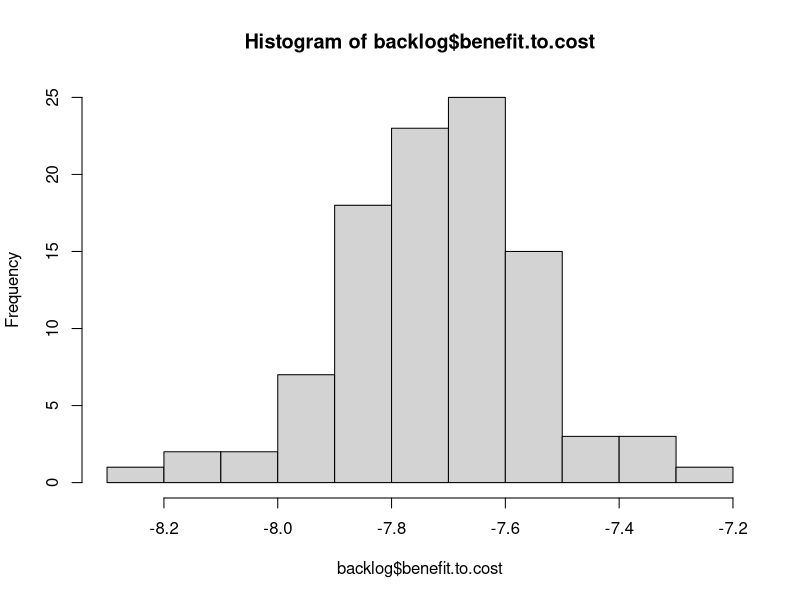
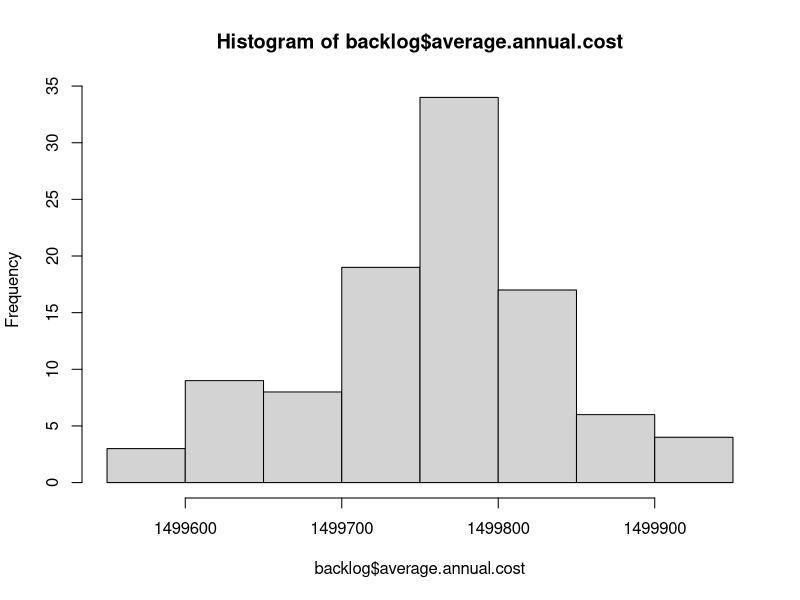
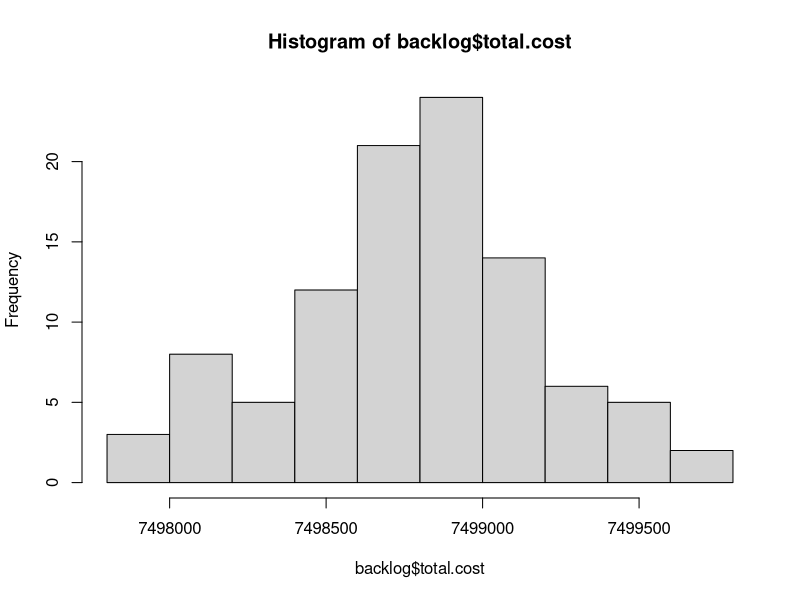
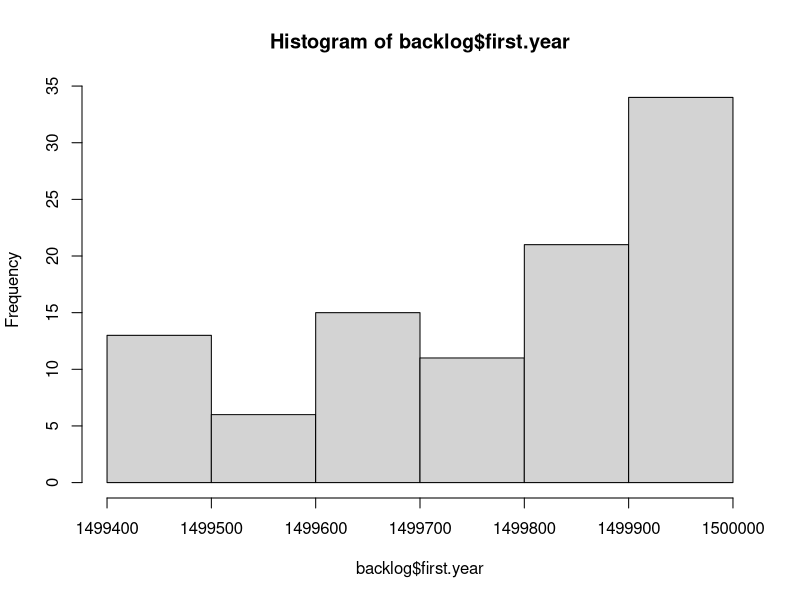

Here is the R script that generated these plots, in order: (Note: this script raises an error after producing the figures.)
# Read Me ####
# This code analyzes data from FST, the City's pavement consultant
# It models the cost and PCI degredation in order to optimize pavement decisions
# OCI value = PCI.  Note these scores are from November 2012.
# Created By Daniel Hadley

# Considerations: 
# 1. The knapsack approximates an optimal outcome, but needs to be inspected in cases where the 
# limit is low,E.g., http://oucsace.cs.ohiou.edu/~razvan/courses/cs4040/lecture16.pdf
# 2. The model glosses over differences in the deterioration of arterial vs residential for now
# These differences seemed small enough to gloss over for the sake of comparison
# 3. The model also glosses over differences in PCI reset of various treatment types.
# A full repavement would generally reset to PCI = 100, whereas this model by default resets 
# everthing to 95 (f(age+1)=PCI). Details: http://www.mylongview.com/modules/showdocument.aspx?documentid=631
# These differences also seemed trivial when comparing strategies
# For number three, it would be easy to finish the function f(PCI) = delta
# Then you would add a "Functional" argument to f(age) = PCI 

library("plyr")


# Import data ####
setwd("K:/Somerstat/Common/Data/2014 StreetStat/PCI_Code")
# setwd ("~/Documents/Git/PCI_Code") #at home
d <- read.csv("PCI.csv")


# Create new variables #### 
d$sq.ft <- d$PavementWi * d$Length # Sq. Feet
d$sq.yd <- d$sq.ft * 0.111111 # Sq. Yards


# Functions needed for the model: ####
# f(Age) = PCI, f(PCI) = AGE, f(Age, Pave, Old PCI) = New PCI 
# f(PCI) = AGE, f(PCI) = Cost, f(knapsack) = pave 

# f(Age) = PCI
# I can differentiate between residetnial and collector, but the difference is small
# Referenes below
# http://onlinepubs.trb.org/onlinepubs/conferences/2012/assetmgmt/presentations/Data-A-Ramirez-Flores-Chang-Albitres.pdf
# https://repository.tamu.edu/bitstream/handle/1969.1/ETD-TAMU-2009-05-317/DESHMUKH-THESIS.pdf?sequence=2
# http://www.mylongview.com/modules/showdocument.aspx?documentid=631
# See AnalyzePCI.R
PCIf <- function(AGE){ 
  PCI <- 100 - (106/((log(79/AGE))^(1/.48)))
  return(PCI)
}


# f(PCI, Function, Sq.yd) = Cost 
Costf <- function(OCI, Functional, sq.yd){ 
  Cost <- ifelse((OCI >= 68) & (OCI < 88), 1.8,
         ifelse((OCI >= 47) & (OCI < 68), 18.50,
                ifelse((OCI >= 25) & (OCI < 47) & (Functional == "RT - Residential Local"), 76.80,
                       ifelse((OCI >= 25) & (OCI < 47) & (Functional == "RE - Residential Dead End"), 76.80,
                              ifelse((OCI >= 25) & (OCI < 47) & (Functional == "CO - Collector" ), 91.10,
                                     ifelse((OCI >= 25) & (OCI < 47) & (Functional == "AR - Arterial"), 91.10,
                                            ifelse((OCI >= 0) & (OCI < 25) & (Functional == "RT - Residential Local"), 139.80,
                                                   ifelse((OCI >= 0) & (OCI < 25) & (Functional == "RE - Residential Dead End"), 139.80,
                                                          ifelse((OCI >= 0) & (OCI < 25) & (Functional == "CO - Collector"), 147.70,
                                                                 ifelse((OCI >= 0) & (OCI < 25) & (Functional == "AR - Arterial"), 162.10,
                                                                        ifelse(OCI >= 88, 0, 360)))))))))))
  return(Cost*sq.yd)
}


# f(PCI) = delta
# This takes the current PCI and calculates the difference between that and the PCI post treatment
# This is essentially the "value" in the knapsack algo
# It can be thought of as the backlog in PCI
Deltaf <- function(OldOCI, sq.yd){ 
   Delta <- ifelse((OldOCI >= 68) & (OldOCI < 88), ((OldOCI + 7) * sq.yd) - (OldOCI * sq.yd),
                   # why + 7: http//www.ci.san-ramon.ca.us/engr/pavement.html
                   ifelse((OldOCI >= 25) & (OldOCI < 68), (96 * sq.yd) - (OldOCI * sq.yd),
                          (100 * sq.yd) - (OldOCI * sq.yd)
                                 ))                      
  return(Delta)
}


# f(value, weight, limit ) = pave. This is the basic Pave function
# This is a greedy approximation to the Knapsack algorithm
knapsack <- function(value, weight, limit){
  benefit.to.cost <- value / weight #Create ratio
  df = data.frame(value, weight, benefit.to.cost) # turn it into a DF
  df$ID <- (1:nrow(df)) # add ID to resort later
  df <- df[with(df, order(-benefit.to.cost)), ] # Sort by benefit.to.cost
  rownames(df) <- NULL # Reset the row names for easier indexing
  df$total.weight <- ifelse(cumsum(df$weight) <= limit, cumsum(df$weight), 0) # Add first items that fit
  # I need to add a break here if nothing fits in the bag on the first pass
  for(i in 2:nrow(df)){ #Start in row 2 because some values have been added above
    df$total.weight[i] <- ifelse(df$weight[i] + df$total.weight[i-1] <= limit, # If adding won't go over limit
                                 df$weight[i] + df$total.weight[i-1], df$total.weight[i-1]) # If it will, keep Weight the same
  }
  df$add <- 0
  df$add[1] <- ifelse(df$total.weight[1] > 0, 1, 0)
  for(i in 2:nrow(df)){ #Start in row 2 
    df$add[i] <- ifelse(df$total.weight[i] > df$total.weight[i-1], 1, 0) # 1 if it has been added
  }
  df <- df[with(df, order(ID)), ] # Resort by ID
  rownames(df) <- NULL # Reset the row names for easier indexing
  return(df$add)
}


# f(Age, Pave, Old PCI) = New PCI
# I can differentiate between residetnial and collector, but the difference is small
# See AnalyzePCI.R
NewPCIf <- function(AGE, Pave, OldOCI){
  NewPCI <- ifelse((OldOCI >= 68) & (OldOCI < 88) & (Pave == 1), OldOCI + 7,
                   # why + 7: http//www.ci.san-ramon.ca.us/engr/pavement.html
                   ifelse((OldOCI >= 47) & (OldOCI < 68) & (Pave == 1), 96,
                          ifelse((OldOCI >= 25) & (OldOCI < 47) & (Pave == 1), 96, 
                                 # http://www.mylongview.com/modules/showdocument.aspx?documentid=631
                                 ifelse((OldOCI >= 0) & (OldOCI < 25) & (Pave == 1), 100,
                                        100 - (106/((log(79/AGE))^(1/.48)))
                                 ))))                      
  return(NewPCI)
}


# f(NewPCI) = New Age
Agef <- function(NewPCI){
  NewAge <- 79*(2.71828^(-9.37879/(100-NewPCI)^0.48))
  return(NewAge)
}


# Final model ####

d$Age <- Agef(d$OCI) # Estimated age in Nov 2012
  d$backlog <- Costf(d$OCI, d$Functional, d$sq.yd) # Backlog in Nov 2012
  d$Delta.a <- Deltaf(d$OCI, d$sq.yd) # Difference between old OCI and potential OCI
  d$Pave.a <- knapsack(d$Delta.a, d$backlog, 1500000) # Pave or not in spring 2013
  d$cost.a <- ifelse(d$Pave.a == 1, Costf(d$OCI, d$Functional, d$sq.yd),0) #The cost to pave the selected streets
  d$Age.Tmp <- (1 + d$Age) #Temporary to do the new PCI calculation
  d$PCI.a <-  NewPCIf(d$Age.Tmp, d$Pave.a, d$OCI)
  d$Age.a <- Agef(d$PCI.a) # The new "age" in Nov 2013. E.g., crack and seal streets are not brand new.
d$backlog.a <- Costf(d$PCI.a, d$Functional, d$sq.yd) #Backlog in Nov 2013
  d$Delta.b <- Deltaf(d$PCI.a, d$sq.yd)
  d$Pave.b <- knapsack(d$Delta.b, d$backlog.a, 1500000)
  d$cost.b <- ifelse(d$Pave.b == 1, Costf(d$PCI.a, d$Functional, d$sq.yd),0)
  d$Age.Tmp <- (1 + d$Age.a) 
  d$PCI.b <-  NewPCIf(d$Age.Tmp, d$Pave.b, d$PCI.a)
  d$Age.b <- Agef(d$PCI.b)
d$backlog.b <- Costf(d$PCI.b, d$Functional, d$sq.yd)
  d$Delta.c <- Deltaf(d$PCI.b, d$sq.yd)
  d$Pave.c <- knapsack(d$Delta.c, d$backlog.b, 1500000)
  d$cost.c <- ifelse(d$Pave.c == 1, Costf(d$PCI.b, d$Functional, d$sq.yd),0)
  d$Age.Tmp <- (1 + d$Age.b) 
  d$PCI.c <-  NewPCIf(d$Age.Tmp, d$Pave.c, d$PCI.b)
  d$Age.c <- Agef(d$PCI.c)
d$backlog.c <- Costf(d$PCI.c, d$Functional, d$sq.yd)
  d$Delta.d <- Deltaf(d$PCI.c, d$sq.yd)
  d$Pave.d <- knapsack(d$Delta.d, d$backlog.c, 1500000)
  d$cost.d <- ifelse(d$Pave.d == 1, Costf(d$PCI.c, d$Functional, d$sq.yd),0)
  d$Age.Tmp <- (1 + d$Age.c) 
  d$PCI.d <-  NewPCIf(d$Age.Tmp, d$Pave.d, d$PCI.c)
  d$Age.d <- Agef(d$PCI.d)
d$backlog.d <- Costf(d$PCI.d, d$Functional, d$sq.yd)
  d$Delta.e <- Deltaf(d$PCI.d, d$sq.yd)
  d$Pave.e <- knapsack(d$Delta.e, d$backlog.d, 1500000)
  d$cost.e <- ifelse(d$Pave.e == 1, Costf(d$PCI.d, d$Functional, d$sq.yd),0)
  d$Age.Tmp <- (1 + d$Age.d) 
  d$PCI.e <-  NewPCIf(d$Age.Tmp, d$Pave.e, d$PCI.d)
  d$Age.e <- Agef(d$PCI.e)
d$backlog.e <- Costf(d$PCI.e, d$Functional, d$sq.yd)


# Final model wrapped in a function ####

# f(n) = output
Modelf <- function(n){
  d$Age <- Agef(d$OCI) # Estimated age in Nov 2012
  d$backlog <- Costf(d$OCI, d$Functional, d$sq.yd) # Backlog in Nov 2012
  d$Delta.a <- Deltaf(d$OCI, d$sq.yd) # Difference between old OCI and potential OCI
  d$Pave.a <- knapsack(d$Delta.a, d$backlog, 1500000) # Pave or not in spring 2013
  d$cost.a <- ifelse(d$Pave.a == 1, Costf(d$OCI, d$Functional, d$sq.yd),0) #The cost to pave the selected streets
  d$Age.Tmp <- (1 + d$Age) #Temporary to do the new PCI calculation
  d$PCI.a <-  NewPCIf(d$Age.Tmp, d$Pave.a, d$OCI)
  d$Age.a <- Agef(d$PCI.a) # The new "age" in Nov 2013. E.g., crack and seal streets are not brand new.
  d$backlog.a <- Costf(d$PCI.a, d$Functional, d$sq.yd) #Backlog in Nov 2013
  d$Delta.b <- Deltaf(d$PCI.a, d$sq.yd)
  d$Pave.b <- knapsack(d$Delta.b, d$backlog.a, 1500000)
  d$cost.b <- ifelse(d$Pave.b == 1, Costf(d$PCI.a, d$Functional, d$sq.yd),0)
  d$Age.Tmp <- (1 + d$Age.a) 
  d$PCI.b <-  NewPCIf(d$Age.Tmp, d$Pave.b, d$PCI.a)
  d$Age.b <- Agef(d$PCI.b)
  d$backlog.b <- Costf(d$PCI.b, d$Functional, d$sq.yd)
  d$Delta.c <- Deltaf(d$PCI.b, d$sq.yd)
  d$Pave.c <- knapsack(d$Delta.c, d$backlog.b, 1500000)
  d$cost.c <- ifelse(d$Pave.c == 1, Costf(d$PCI.b, d$Functional, d$sq.yd),0)
  d$Age.Tmp <- (1 + d$Age.b) 
  d$PCI.c <-  NewPCIf(d$Age.Tmp, d$Pave.c, d$PCI.b)
  d$Age.c <- Agef(d$PCI.c)
  d$backlog.c <- Costf(d$PCI.c, d$Functional, d$sq.yd)
  d$Delta.d <- Deltaf(d$PCI.c, d$sq.yd)
  d$Pave.d <- knapsack(d$Delta.d, d$backlog.c, 1500000)
  d$cost.d <- ifelse(d$Pave.d == 1, Costf(d$PCI.c, d$Functional, d$sq.yd),0)
  d$Age.Tmp <- (1 + d$Age.c) 
  d$PCI.d <-  NewPCIf(d$Age.Tmp, d$Pave.d, d$PCI.c)
  d$Age.d <- Agef(d$PCI.d)
  d$backlog.d <- Costf(d$PCI.d, d$Functional, d$sq.yd)
  d$Delta.e <- Deltaf(d$PCI.d, d$sq.yd)
  d$Pave.e <- knapsack(d$Delta.e, d$backlog.d, 1500000)
  d$cost.e <- ifelse(d$Pave.e == 1, Costf(d$PCI.d, d$Functional, d$sq.yd),0)
  d$Age.Tmp <- (1 + d$Age.d) 
  d$PCI.e <-  NewPCIf(d$Age.Tmp, d$Pave.e, d$PCI.d)
  d$Age.e <- Agef(d$PCI.e)
  d$backlog.e <- Costf(d$PCI.e, d$Functional, d$sq.yd)
#   Now create the outputs
backlog <- sum(d$backlog.e)
backlog.reduction <- (sum(d$backlog)) - (sum(d$backlog.e))
total.cost <- sum(d$cost.a, d$cost.b, d$cost.c, d$cost.d, d$cost.e)
benefit.to.cost <- backlog.reduction / total.cost
average.annual.cost <- ((sum(d$cost.a)) + (sum(d$cost.b)) + (sum(d$cost.c)) + 
                          (sum(d$cost.d)) + (sum(d$cost.e))) / 5
first.year <- sum(d$cost.a)
output <- list(backlog, backlog.reduction, total.cost, benefit.to.cost, average.annual.cost, first.year)
return(output)
}

Modelf(1)


# Stochastic Model for comparison ####
# f(value, weight, limit ) = pave. 
# This is a greedy approximation to the Knapsack algorithm
knapsack <- function(value, weight, limit){
  benefit.to.cost <- sample(1:573, 573, replace=F) #Instead of real ratio, make it random
  df = data.frame(value, weight, benefit.to.cost) # turn it into a DF
  df$ID <- (1:nrow(df)) # add ID to resort later
  df <- df[with(df, order(-benefit.to.cost)), ] # Sort by benefit.to.cost
  rownames(df) <- NULL # Reset the row names for easier indexing
  df$total.weight <- ifelse(cumsum(df$weight) <= limit, cumsum(df$weight), 0) # Add first items that fit
  # I need to add a break here if nothing fits in the bag on the first pass
  for(i in 2:nrow(df)){ #Start in row 2 because some values have been added above
    df$total.weight[i] <- ifelse(df$weight[i] + df$total.weight[i-1] <= limit, # If adding won't go over limit
                                 df$weight[i] + df$total.weight[i-1], df$total.weight[i-1]) # If it will, keep Weight the same
  }
  df$add <- 0
  df$add[1] <- ifelse(df$total.weight[1] > 0, 1, 0)
  for(i in 2:nrow(df)){ #Start in row 2 
    df$add[i] <- ifelse(df$total.weight[i] > df$total.weight[i-1], 1, 0) # 1 if it has been added
  }
  df <- df[with(df, order(ID)), ] # Resort by ID
  rownames(df) <- NULL # Reset the row names for easier indexing
  return(df$add)
}


Modelf <- function(n){
  d$Age <- Agef(d$OCI) # Estimated age in Nov 2012
  d$backlog <- Costf(d$OCI, d$Functional, d$sq.yd) # Backlog in Nov 2012
  d$Delta.a <- Deltaf(d$OCI, d$sq.yd) # Difference between old OCI and potential OCI
  d$Pave.a <- knapsack(d$Delta.a, d$backlog, 1500000) # Pave or not in spring 2013
  d$cost.a <- ifelse(d$Pave.a == 1, Costf(d$OCI, d$Functional, d$sq.yd),0) #The cost to pave the selected streets
  d$Age.Tmp <- (1 + d$Age) #Temporary to do the new PCI calculation
  d$PCI.a <-  NewPCIf(d$Age.Tmp, d$Pave.a, d$OCI)
  d$Age.a <- Agef(d$PCI.a) # The new "age" in Nov 2013. E.g., crack and seal streets are not brand new.
  d$backlog.a <- Costf(d$PCI.a, d$Functional, d$sq.yd) #Backlog in Nov 2013
  d$Delta.b <- Deltaf(d$PCI.a, d$sq.yd)
  d$Pave.b <- knapsack(d$Delta.b, d$backlog.a, 1500000)
  d$cost.b <- ifelse(d$Pave.b == 1, Costf(d$PCI.a, d$Functional, d$sq.yd),0)
  d$Age.Tmp <- (1 + d$Age.a) 
  d$PCI.b <-  NewPCIf(d$Age.Tmp, d$Pave.b, d$PCI.a)
  d$Age.b <- Agef(d$PCI.b)
  d$backlog.b <- Costf(d$PCI.b, d$Functional, d$sq.yd)
  d$Delta.c <- Deltaf(d$PCI.b, d$sq.yd)
  d$Pave.c <- knapsack(d$Delta.c, d$backlog.b, 1500000)
  d$cost.c <- ifelse(d$Pave.c == 1, Costf(d$PCI.b, d$Functional, d$sq.yd),0)
  d$Age.Tmp <- (1 + d$Age.b) 
  d$PCI.c <-  NewPCIf(d$Age.Tmp, d$Pave.c, d$PCI.b)
  d$Age.c <- Agef(d$PCI.c)
  d$backlog.c <- Costf(d$PCI.c, d$Functional, d$sq.yd)
  d$Delta.d <- Deltaf(d$PCI.c, d$sq.yd)
  d$Pave.d <- knapsack(d$Delta.d, d$backlog.c, 1500000)
  d$cost.d <- ifelse(d$Pave.d == 1, Costf(d$PCI.c, d$Functional, d$sq.yd),0)
  d$Age.Tmp <- (1 + d$Age.c) 
  d$PCI.d <-  NewPCIf(d$Age.Tmp, d$Pave.d, d$PCI.c)
  d$Age.d <- Agef(d$PCI.d)
  d$backlog.d <- Costf(d$PCI.d, d$Functional, d$sq.yd)
  d$Delta.e <- Deltaf(d$PCI.d, d$sq.yd)
  d$Pave.e <- knapsack(d$Delta.e, d$backlog.d, 1500000)
  d$cost.e <- ifelse(d$Pave.e == 1, Costf(d$PCI.d, d$Functional, d$sq.yd),0)
  d$Age.Tmp <- (1 + d$Age.d) 
  d$PCI.e <-  NewPCIf(d$Age.Tmp, d$Pave.e, d$PCI.d)
  d$Age.e <- Agef(d$PCI.e)
  d$backlog.e <- Costf(d$PCI.e, d$Functional, d$sq.yd)
  #   Now create the outputs
  backlog <- sum(d$backlog.e)
  backlog.reduction <- (sum(d$backlog)) - (sum(d$backlog.e))
  total.cost <- sum(d$cost.a, d$cost.b, d$cost.c, d$cost.d, d$cost.e)
  benefit.to.cost <- backlog.reduction / total.cost
  average.annual.cost <- ((sum(d$cost.a)) + (sum(d$cost.b)) + (sum(d$cost.c)) + 
                            (sum(d$cost.d)) + (sum(d$cost.e))) / 5
  first.year <- sum(d$cost.a)
  output <- list(backlog, backlog.reduction, total.cost, benefit.to.cost, average.annual.cost, first.year)
  return(output)
}

Modelf(1)

# Now run the function X number of times
# http://stats.stackexchange.com/questions/7999/how-to-efficiently-repeat-a-function-on-a-data-set-in-r
library("plyr")
l <- alply(cbind(rep(100,100),rep(20,10)),1,Modelf)
backlog <- data.frame(matrix(unlist(l), nrow=100, byrow=T))
colnames(backlog) <- c("backlog", "backlog.reduction", "total.cost", "benefit.to.cost", 
                       "average.annual.cost", "first.year")

hist(backlog$benefit.to.cost)
hist(backlog$average.annual.cost)
hist(backlog$total.cost)
hist(backlog$first.year)


# Final model for comparison to consultant: cap = $1.5m + worst streets ####
# Backlog after 5 years for consultant spending $4.5 m is $81,115,018 m.

# f(n) = output
Modelf <- function(n){
  d$Age <- Agef(d$OCI) # Estimated age in Nov 2012
  d$backlog <- Costf(d$OCI, d$Functional, d$sq.yd) # Backlog in Nov 2012
  d$Delta.a <- Deltaf(d$OCI, d$sq.yd) # Difference between old OCI and potential OCI
  d$Pave.a <- knapsack(d$Delta.a, d$backlog, 1500000) # Pave or not in spring 2013
  d$Pave.a <- ifelse(d$OCI < 10, 1, d$Pave.a) # Pave the worst streets
  d$cost.a <- ifelse(d$Pave.a == 1, Costf(d$OCI, d$Functional, d$sq.yd),0) #The cost to pave the selected streets
  d$Age.Tmp <- (1 + d$Age) #Temporary to do the new PCI calculation
  d$PCI.a <-  NewPCIf(d$Age.Tmp, d$Pave.a, d$OCI)
  d$Age.a <- Agef(d$PCI.a) # The new "age" in Nov 2013. E.g., crack and seal streets are not brand new.
  d$backlog.a <- Costf(d$PCI.a, d$Functional, d$sq.yd) #Backlog in Nov 2013
  d$Delta.b <- Deltaf(d$PCI.a, d$sq.yd)
  d$Pave.b <- knapsack(d$Delta.b, d$backlog.a, 1500000)
  d$Pave.b <- ifelse(d$PCI.a < 10, 1, d$Pave.b) 
  d$cost.b <- ifelse(d$Pave.b == 1, Costf(d$PCI.a, d$Functional, d$sq.yd),0)
  d$Age.Tmp <- (1 + d$Age.a) 
  d$PCI.b <-  NewPCIf(d$Age.Tmp, d$Pave.b, d$PCI.a)
  d$Age.b <- Agef(d$PCI.b)
  d$backlog.b <- Costf(d$PCI.b, d$Functional, d$sq.yd)
  d$Delta.c <- Deltaf(d$PCI.b, d$sq.yd)
  d$Pave.c <- knapsack(d$Delta.c, d$backlog.b, 1500000)
  d$Pave.c <- ifelse(d$PCI.b < 10, 1, d$Pave.c)
  d$cost.c <- ifelse(d$Pave.c == 1, Costf(d$PCI.b, d$Functional, d$sq.yd),0)
  d$Age.Tmp <- (1 + d$Age.b) 
  d$PCI.c <-  NewPCIf(d$Age.Tmp, d$Pave.c, d$PCI.b)
  d$Age.c <- Agef(d$PCI.c)
  d$backlog.c <- Costf(d$PCI.c, d$Functional, d$sq.yd)
  d$Delta.d <- Deltaf(d$PCI.c, d$sq.yd)
  d$Pave.d <- knapsack(d$Delta.d, d$backlog.c, 1500000)
  d$Pave.d <- ifelse(d$PCI.c < 10, 1, d$Pave.d)
  d$cost.d <- ifelse(d$Pave.d == 1, Costf(d$PCI.c, d$Functional, d$sq.yd),0)
  d$Age.Tmp <- (1 + d$Age.c) 
  d$PCI.d <-  NewPCIf(d$Age.Tmp, d$Pave.d, d$PCI.c)
  d$Age.d <- Agef(d$PCI.d)
  d$backlog.d <- Costf(d$PCI.d, d$Functional, d$sq.yd)
  d$Delta.e <- Deltaf(d$PCI.d, d$sq.yd)
  d$Pave.e <- knapsack(d$Delta.e, d$backlog.d, 1500000)
  d$Pave.e <- ifelse(d$PCI.d < 10, 1, d$Pave.e)
  d$cost.e <- ifelse(d$Pave.e == 1, Costf(d$PCI.d, d$Functional, d$sq.yd),0)
  d$Age.Tmp <- (1 + d$Age.d) 
  d$PCI.e <-  NewPCIf(d$Age.Tmp, d$Pave.e, d$PCI.d)
  d$Age.e <- Agef(d$PCI.e)
  d$backlog.e <- Costf(d$PCI.e, d$Functional, d$sq.yd)
  #   Now create the outputs
  backlog <- sum(d$backlog.e)
  backlog.reduction <- (sum(d$backlog)) - (sum(d$backlog.e))
  total.cost <- sum(d$cost.a, d$cost.b, d$cost.c, d$cost.d, d$cost.e)
  benefit.to.cost <- backlog.reduction / total.cost
  average.annual.cost <- ((sum(d$cost.a)) + (sum(d$cost.b)) + (sum(d$cost.c)) + 
                            (sum(d$cost.d)) + (sum(d$cost.e))) / 5
  first.year <- sum(d$cost.a)
  output <- list(backlog, backlog.reduction, total.cost, benefit.to.cost, average.annual.cost, first.year)
  return(output)
}

Modelf(1)


# Here are the Streets that DPW did in 2013 ####
Modelf <- function(n){
d$OCI.Model <- PCIf(d$est.years) # Use the model instead of the empirical OCI
d$backlog <- Costf(d$OCI.Model, d$Functional, d$sq.yd) # when summed, this gives you your backlog
## The following list is missing the private ways and the part of Shore they did. Was it all Shore?
d$Pave.a <- ifelse(d$STREETNAME %in% c('ALBION ST' , 'ALBION TERR', 'BELMONT SQ', 'HAMMOND ST',
                                       'MORGAN ST', 'WHEELER ST', 'WYATT ST', 'YORKTOWN ST'), 1, 0)
d$cost.a <- ifelse(d$Pave.a == 1, Costf(d$OCI.Model, d$Functional, d$sq.yd),0) #The cost to pave the selected streets
d$Age.a <- ifelse(d$Pave.a == 1, 3, 1 + d$est.years) #Age in year n
d$OCI.a <- PCIf(d$Age.a) # OCI year n  
d$backlog.a <- ifelse(d$Pave.a == 0, Costf(d$OCI.Model, d$Functional, d$sq.yd),0) #Backlog after year n
d$Pave.b <- knapsack((d$sq.yd * 100 - d$sq.yd * d$OCI.a), d$backlog.a, 250000) # Decision to pave
d$Pave.b <- ifelse(d$OCI.a < 4, 1, d$Pave.b) # Pave the worst street
d$cost.b <- ifelse(d$Pave.b == 1, Costf(d$OCI.Model, d$Functional, d$sq.yd),0) #The cost to pave the selected streets
d$Age.b <- ifelse(d$Pave.b == 1, 3, 1 + d$Age.a) #Age in year n
d$OCI.b <- PCIf(d$Age.b) # OCI year n  
d$backlog.b <- ifelse(d$Pave.b == 0, Costf(d$OCI.a,d$Functional, d$sq.yd),0) #Backlog after year n
d$Pave.c <- knapsack((d$sq.yd*100 - d$sq.yd*d$OCI.b),d$backlog.b, 250000) # Decision to pave
d$Pave.c <- ifelse(d$OCI.b < 3, 1, d$Pave.c) # Pave the worst street
d$cost.c <- ifelse(d$Pave.c == 1, Costf(d$OCI.a,d$Functional, d$sq.yd),0) #The cost to pave the selected streets
d$Age.c <- ifelse(d$Pave.c == 1, 3, 1 + d$Age.b) #Age in year n
d$OCI.c <- PCIf(d$Age.c) # OCI year n  
d$backlog.c <- ifelse(d$Pave.c == 0, Costf(d$OCI.b, d$Functional, d$sq.yd),0) #Backlog after year n
d$Pave.d <- knapsack(((d$sq.yd * 100) - (d$sq.yd * d$OCI.c)), d$backlog.c, 250000) # Decision to pave
d$Pave.d <- ifelse(d$OCI.c < 2, 1, d$Pave.d) # Pave the worst street
d$cost.d <- ifelse(d$Pave.d == 1, Costf(d$OCI.b, d$Functional, d$sq.yd),0) #The cost to pave the selected streets
d$Age.d <- ifelse(d$Pave.d == 1, 3, 1 + d$Age.c) #Age in year n
d$OCI.d <- PCIf(d$Age.d) # OCI year n  
d$backlog.d <- ifelse(d$Pave.d == 0, Costf(d$OCI.c, d$Functional, d$sq.yd),0) #Backlog after year n
d$Pave.e <- knapsack(((d$sq.yd * 100) - (d$sq.yd * d$OCI.d)), d$backlog.d, 250000) # Decision to pave
d$Pave.e <- ifelse(d$OCI.d < 1, 1, d$Pave.e) # Pave the worst street
d$cost.e <- ifelse(d$Pave.e == 1, Costf(d$OCI.c, d$Functional, d$sq.yd),0) #The cost to pave the selected streets
d$Age.e <- ifelse(d$Pave.e == 1, 3, 1 + d$Age.d) #Age in year n
d$OCI.e <- PCIf(d$Age.e) # OCI year n  
d$backlog.e <- ifelse(d$Pave.e == 0, Costf(d$OCI.c,d$Functional, d$sq.yd),0) #Backlog after year n
#   Now create the outputs
backlog <- sum(d$backlog.e)
backlog.reduction <- (sum(d$backlog)) - (sum(d$backlog.e))
total.cost <- sum(d$cost.a, d$cost.b, d$cost.c, d$cost.d, d$cost.e)
benefit.to.cost <- backlog.reduction / total.cost
average.annual.cost <- ((sum(d$cost.a)) + (sum(d$cost.b)) + (sum(d$cost.c)) + 
                          (sum(d$cost.d)) + (sum(d$cost.e))) / 5
first.year <- sum(d$cost.a)
averagePCI <- mean(d$OCI.e)
output <- list(backlog, backlog.reduction, total.cost, benefit.to.cost, average.annual.cost, 
               first.year, averagePCI)
return(output)
}

Modelf(1)


# Stochastic Model (random spending number) to see return on investment ####

Modelf <- function(n){
  random <- runif(1, min=10000, max=3000000)
  d$Age <- Agef(d$OCI) # Estimated age in Nov 2012
  d$backlog <- Costf(d$OCI, d$Functional, d$sq.yd) # Backlog in Nov 2012
  d$Delta.a <- Deltaf(d$OCI, d$sq.yd) # Difference between old OCI and potential OCI
  d$Pave.a <- knapsack(d$Delta.a, d$backlog, random) # Pave or not in spring 2013
  d$cost.a <- ifelse(d$Pave.a == 1, Costf(d$OCI, d$Functional, d$sq.yd),0) #The cost to pave the selected streets
  d$Age.Tmp <- (1 + d$Age) #Temporary to do the new PCI calculation
  d$PCI.a <-  NewPCIf(d$Age.Tmp, d$Pave.a, d$OCI)
  d$Age.a <- Agef(d$PCI.a) # The new "age" in Nov 2013. E.g., crack and seal streets are not brand new.
  d$backlog.a <- Costf(d$PCI.a, d$Functional, d$sq.yd) #Backlog in Nov 2013
  d$Delta.b <- Deltaf(d$PCI.a, d$sq.yd)
  d$Pave.b <- knapsack(d$Delta.b, d$backlog.a, random)
  d$cost.b <- ifelse(d$Pave.b == 1, Costf(d$PCI.a, d$Functional, d$sq.yd),0)
  d$Age.Tmp <- (1 + d$Age.a) 
  d$PCI.b <-  NewPCIf(d$Age.Tmp, d$Pave.b, d$PCI.a)
  d$Age.b <- Agef(d$PCI.b)
  d$backlog.b <- Costf(d$PCI.b, d$Functional, d$sq.yd)
  d$Delta.c <- Deltaf(d$PCI.b, d$sq.yd)
  d$Pave.c <- knapsack(d$Delta.c, d$backlog.b, random)
  d$cost.c <- ifelse(d$Pave.c == 1, Costf(d$PCI.b, d$Functional, d$sq.yd),0)
  d$Age.Tmp <- (1 + d$Age.b) 
  d$PCI.c <-  NewPCIf(d$Age.Tmp, d$Pave.c, d$PCI.b)
  d$Age.c <- Agef(d$PCI.c)
  d$backlog.c <- Costf(d$PCI.c, d$Functional, d$sq.yd)
  d$Delta.d <- Deltaf(d$PCI.c, d$sq.yd)
  d$Pave.d <- knapsack(d$Delta.d, d$backlog.c, random)
  d$cost.d <- ifelse(d$Pave.d == 1, Costf(d$PCI.c, d$Functional, d$sq.yd),0)
  d$Age.Tmp <- (1 + d$Age.c) 
  d$PCI.d <-  NewPCIf(d$Age.Tmp, d$Pave.d, d$PCI.c)
  d$Age.d <- Agef(d$PCI.d)
  d$backlog.d <- Costf(d$PCI.d, d$Functional, d$sq.yd)
  d$Delta.e <- Deltaf(d$PCI.d, d$sq.yd)
  d$Pave.e <- knapsack(d$Delta.e, d$backlog.d, random)
  d$cost.e <- ifelse(d$Pave.e == 1, Costf(d$PCI.d, d$Functional, d$sq.yd),0)
  d$Age.Tmp <- (1 + d$Age.d) 
  d$PCI.e <-  NewPCIf(d$Age.Tmp, d$Pave.e, d$PCI.d)
  d$Age.e <- Agef(d$PCI.e)
  d$backlog.e <- Costf(d$PCI.e, d$Functional, d$sq.yd)
  #   Now create the outputs
  random <- random
  backlog <- sum(d$backlog.e)
  backlog.reduction <- (sum(d$backlog)) - (sum(d$backlog.e))
  total.cost <- sum(d$cost.a, d$cost.b, d$cost.c, d$cost.d, d$cost.e)
  benefit.to.cost <- backlog.reduction / total.cost
  average.annual.cost <- ((sum(d$cost.a)) + (sum(d$cost.b)) + (sum(d$cost.c)) + 
                            (sum(d$cost.d)) + (sum(d$cost.e))) / 5
  first.year <- sum(d$cost.a)
  output <- list(backlog, backlog.reduction, total.cost, benefit.to.cost, 
                 average.annual.cost, first.year, random)
  return(output)
}

Modelf(1)

# Now run the function X number of times
# http://stats.stackexchange.com/questions/7999/how-to-efficiently-repeat-a-function-on-a-data-set-in-r
library("plyr")
l <- alply(cbind(rep(1000,1000),rep(20,10)),1,Modelf)
backlog <- data.frame(matrix(unlist(l), nrow=1000, byrow=T))
colnames(backlog) <- c("backlog", "backlog.reduction", "total.cost", "benefit.to.cost", 
                       "average.annual.cost", "first.year", "PMSpending")

hist(backlog$benefit.to.cost)
hist(backlog$average.annual.cost)
hist(backlog$total.cost)
hist(backlog$first.year)
